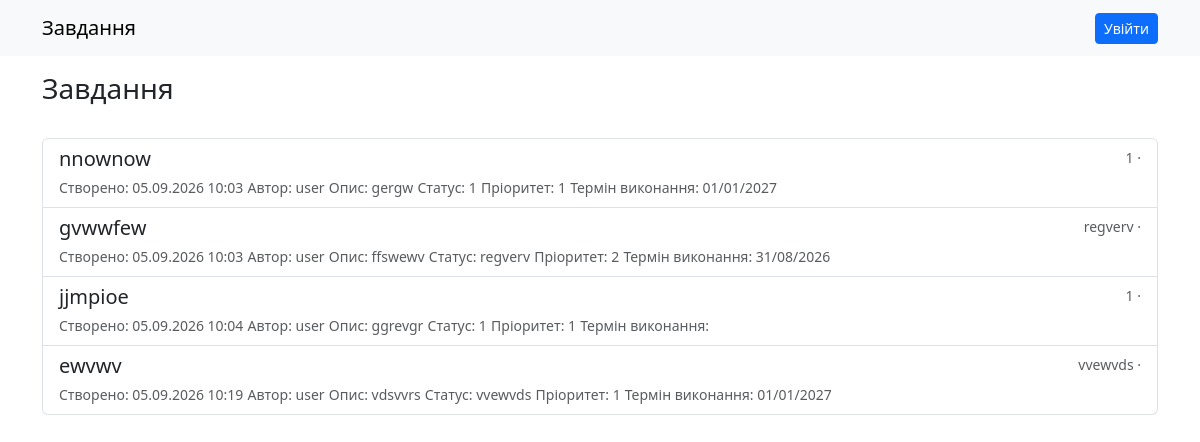
The app's page /, older data.
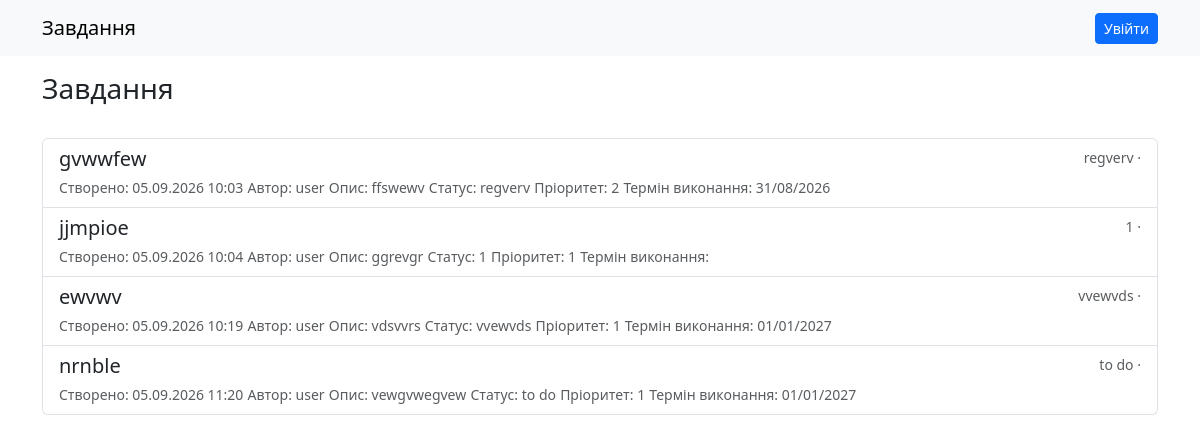
The same page, newer data.
### my_task/models.py (models this page shows, shortened)
class Task(models.Model):
    STATUS_CHOICES = [
        ('todo', 'Потрібно зробити'),
        ('in_progress', 'У процесі'),
        ('done', 'Готово'),
    ]
    name = models.CharField(max_length=50)
    description = models.CharField(max_length=1000, null=True, blank=True)
    image = models.ImageField(upload_to='images/', null=True, blank=True)
    status = models.CharField(max_length=20, choices=STATUS_CHOICES, default='todo')
    priority = models.IntegerField()
    progress_termin = models.DateField(null=True, blank=True)
    user = models.ForeignKey('auth.User', on_delete=models.CASCADE, null=True, blank=True)
    created_at = models.DateTimeField(auto_now_add=True)

### my_task/views.py (the view)
# urls.py: path('', TaskList.as_view(), name='task_list'),
class TaskList(ListView):
    model = Task
    template_name = 'template.html'
    context_object_name = 'tasks'

### templates/template.html (shortened to what this page needs)
{% extends "base.html" %}
{% block content %}
<div class="d-flex justify-content-between align-items-center mb-3">
    <h1 class="h3 m-0">Завдання</h1>
</div>
<form method="get" class="row g-2 mb-3">
</form>
{% if tasks %}
    <div class="list-group mb-3">
        {% for a in tasks %}
        <div class="list-group-item">
            <div class="d-flex w-100 justify-content-between">
                <h5 class="mb-1"><a class="text-dark text-decoration-none" href="{% url 'tasks:task_detail' a.pk %}">{{ a.name }}</a>
                </h5>
                <small class="text-muted">{{ a.get_status_display }} · {{ a.get_priority_display }}</small>
            </div>
            <div>
                <small class="text-muted">Створено: {{ a.created_at|date:"d.m.Y H:i" }}</small>
                <small class="text-muted">Автор: {{ a.user }}</small>
                <small class="text-muted">Опис: {{ a.description }}</small>
                <small class="text-muted">Статус: {{ a.status }}</small>
                <small class="text-muted">Пріоритет: {{ a.priority }}</small>
                <small class="text-muted">Термін виконання: {{ a.progress_termin|date:"d/m/Y" }}</small>
            </div>
        </div>
        {% endfor %}
    </div>
{% else %}
    <p>Поки що немає завдань.</p>
{% endif %}
{% endblock %}

Row changes from the older to the newer data that the page shows:
removed Task: name "nnownow", status "1", created_at "05.09.2026 10:03", user "user", description "gergw", priority "1", progress_termin "01/01/2027"
added Task: name "nrnble", status "to do", created_at "05.09.2026 11:20", user "user", description "vewgvwegvew", priority "1", progress_termin "01/01/2027"
